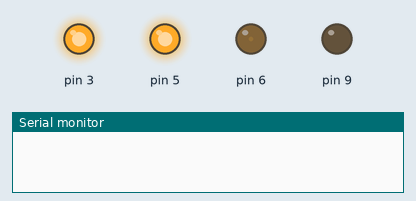
This sketch was run on a simulated Arduino Uno, built with avr-gcc and run on an emulated ATmega328P. On the bench: output pins drawn as LEDs (lit = HIGH), the last lines printed to the serial monitor.

Above: at 0.05 s.
At 2.05 s:
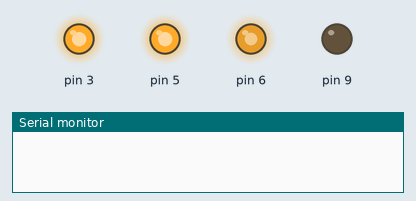
At 7.55 s:
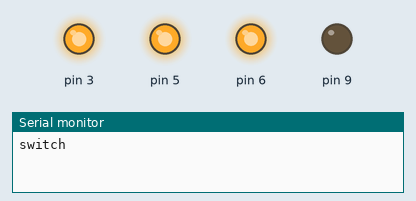
At 15.05 s:
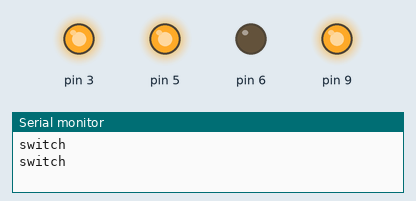
Timing chart, 0 to 19.6 s (numbered marks = the images above):
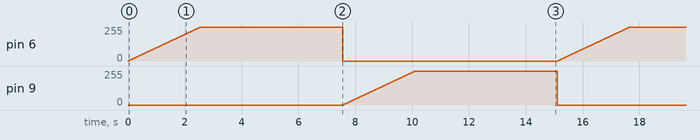

Measured:
- by itself, pin 6, pin 9: ramps from 0/255 to 254/255 and jumps back, once every 15.1 s

The sketch:

TestActuators.ino
```cpp
void setup() {
  // put your setup code here, to run once:
  //pinMode(10,OUTPUT);
  pinMode(6,OUTPUT);
  pinMode(9,OUTPUT);
  pinMode(3,OUTPUT);
  pinMode(5,OUTPUT);
  Serial.begin(9600);

  digitalWrite(3,HIGH);
  digitalWrite(5,HIGH);
}

void loop() {
  // put your main code here, to run repeatedly:

  analogWrite(9,0);
  for(int x = 0; x < 255; x++){
    analogWrite(6,x);
    delay(10);
  }
  //analogWrite(10,70);
  Serial.println("switch");
  delay(5000);
  analogWrite(6,0);
  for(int x = 0; x < 255; x++){
    analogWrite(9,x);
    delay(10);
  }
  //analogWrite(10,0);
  Serial.println("switch");
  delay(5000);


}
```
